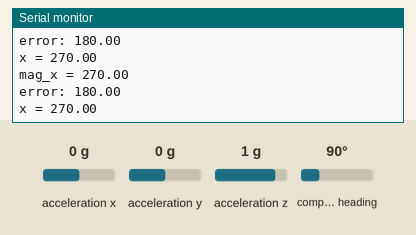
Bench run of a sketch on a simulated Arduino Uno, built with avr-gcc and run on an emulated ATmega328P. Shown: the last lines printed to the serial monitor. The test bench sets the inputs (shaded band); at power-on: compass heading 90°, acceleration x 0 g, acceleration y 0 g, acceleration z 1 g.

Above: at 5.2 s.
5.3 s: compass heading set to 7°
At 5.9 s:
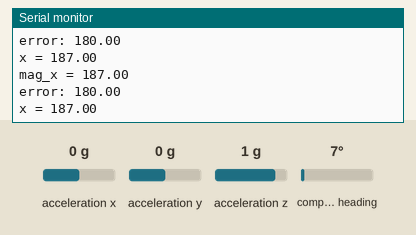
6.8 s: compass heading set to 180°
At 7.5 s:
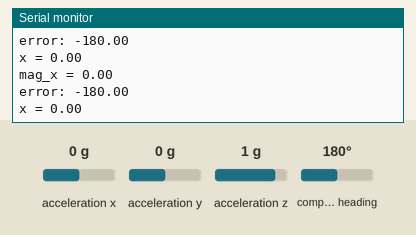
Timing chart, 0 to 9.8 s (numbered marks = the images above; inputs shaded):
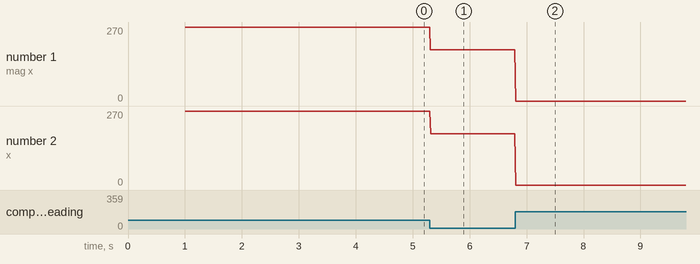

The sketch:

bno005_test.ino
```cpp
#include <Wire.h>
#include <Adafruit_Sensor.h>
#include <Adafruit_BNO055.h>
#include <utility/imumaths.h>
double maxx;
double maxy;

/* This driver uses the Adafruit unified sensor library (Adafruit_Sensor),
   which provides a common 'type' for sensor data and some helper functions.

   To use this driver you will also need to download the Adafruit_Sensor
   library and include it in your libraries folder.

   You should also assign a unique ID to this sensor for use with
   the Adafruit Sensor API so that you can identify this particular
   sensor in any data logs, etc.  To assign a unique ID, simply
   provide an appropriate value in the constructor below (12345
   is used by default in this example).

   Connections
   ===========
   Connect SCL to analog 5
   Connect SDA to analog 4
   Connect VDD to 3.3-5V DC
   Connect GROUND to common ground

   History
   =======
   2015/MAR/03  - First release (KTOWN)
*/

/* Set the delay between fresh samples */
uint16_t BNO055_SAMPLERATE_DELAY_MS = 100;

// Check I2C device address and correct line below (by default address is 0x29 or 0x28)
//                                   id, address
Adafruit_BNO055 bno = Adafruit_BNO055(55, 0x28, &Wire);

void setup(void)
{


  Serial.begin(115200);

  while (!Serial) delay(10);  // wait for serial port to open!

  Serial.println("Orientation Sensor Test"); Serial.println("");

  /* Initialise the sensor */
  if (!bno.begin())
  {
    /* There was a problem detecting the BNO055 ... check your connections */
    Serial.print("Ooops, no BNO055 detected ... Check your wiring or I2C ADDR!");
    while (1);
  }

  delay(1000);
}

void loop(void)
{


  double error = 0;
  while(1){
      sensors_event_t orientationData, magnetometerData;

    bno.getEvent(&orientationData);
    bno.getEvent(&magnetometerData, Adafruit_BNO055::VECTOR_MAGNETOMETER);

  //
  //printEvent(&orientationData);
  //  printEvent(&angVelocityData);
  //  printEvent(&linearAccelData);

    double x = orientationData.orientation.x;
    double y = orientationData.orientation.y;
    double z = orientationData.orientation.z;
    double mag_x = magnetometerData.magnetic.x;
    double mag_y = magnetometerData.magnetic.y;
    double mag_z = magnetometerData.magnetic.z;
    if(abs(mag_y + 0.06) < 0.0001 || abs(mag_y + 8.06) < 0.0001 || (mag_x + mag_y + mag_z) > 2000){
        Serial.println("not valid");
    }
    else{
        Serial.print("mag_x = ");
        Serial.println(atan2(mag_y, mag_x)*180/PI + 180);
        error = atan2(mag_y, mag_x)*180/PI + 180 - x;
        Serial.print("error: ");
        Serial.println(error);
    }
    double cal_x = (x + error)<360 ? x + error: x + error - 360.0;
    Serial.print("x = ");
    Serial.println(cal_x);

    delay(10);
  }

//  printEvent(&magnetometerData);
//  printEvent(&accelerometerData);
//  printEvent(&gravityData);
//
//  int8_t boardTemp = bno.getTemp();
//  Serial.println();
//  Serial.print(F("temperature: "));
//  Serial.println(boardTemp);
//
//  uint8_t system, gyro, accel, mag = 0;
//  bno.getCalibration(&system, &gyro, &accel, &mag);
//  Serial.println();
//  Serial.print("Calibration: Sys=");
//  Serial.print(system);
//  Serial.print(" Gyro=");
//  Serial.print(gyro);
//  Serial.print(" Accel=");
//  Serial.print(accel);
//  Serial.print(" Mag=");
//  Serial.println(mag);
//
//  Serial.println("--");
  delay(BNO055_SAMPLERATE_DELAY_MS);
}
```

Measured:
- after the input at 5.3 s, the serial monitor: prints a new line at once (image 1)
- after the input at 6.8 s, the serial monitor: prints a new line at once (image 2)
- plotted number 1: 270 → 187 after the input at 5.3 s, 187 → 0 after the input at 6.8 s
- plotted number 2: 270 → 187 after the input at 5.3 s, 187 → 0 after the input at 6.8 s
